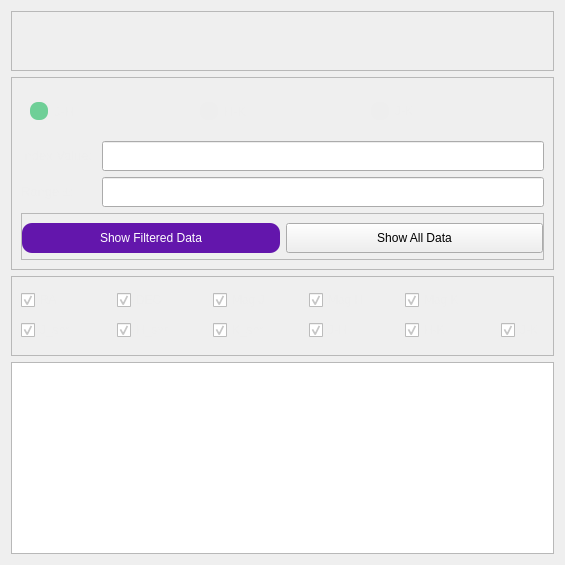
      <widget class="QWidget" name="irsa_page">
       <layout class="QGridLayout" name="gridLayout_4">
        <item row="0" column="0">
         <widget class="QFrame" name="frame_7">
          <property name="minimumSize">
           <size>
            <width>0</width>
            <height>60</height>
           </size>
          </property>
          <property name="maximumSize">
           <size>
            <width>16777215</width>
            <height>80</height>
           </size>
          </property>
          <property name="frameShape">
           <enum>QFrame::StyledPanel</enum>
          </property>
          <property name="frameShadow">
           <enum>QFrame::Raised</enum>
          </property>
          <layout class="QGridLayout" name="gridLayout_12">
           <item row="0" column="0">
            <widget class="QLabel" name="irsalabel">
             <property name="minimumSize">
              <size>
               <width>90</width>
               <height>40</height>
              </size>
             </property>
             <property name="maximumSize">
              <size>
               <width>90</width>
               <height>40</height>
              </size>
             </property>
             <property name="text">
              <string/>
             </property>
             <property name="pixmap">
              <pixmap resource="../icon.qrc">:/icon/icon/irsa.png</pixmap>
             </property>
             <property name="scaledContents">
              <bool>true</bool>
             </property>
            </widget>
           </item>
           <item row="0" column="1">
            <widget class="QLabel" name="twomasslabel">
             <property name="minimumSize">
              <size>
               <width>90</width>
               <height>40</height>
              </size>
             </property>
             <property name="maximumSize">
              <size>
               <width>90</width>
               <height>40</height>
              </size>
             </property>
             <property name="text">
              <string/>
             </property>
             <property name="pixmap">
              <pixmap resource="../icon.qrc">:/icon/icon/2mass.png</pixmap>
             </property>
             <property name="scaledContents">
              <bool>true</bool>
             </property>
            </widget>
           </item>
          </layout>
         </widget>
        </item>
        <item row="1" column="0">
         <widget class="QFrame" name="frame_10">
          <property name="styleSheet">
           <string notr="true"/>
          </property>
          <property name="frameShape">
           <enum>QFrame::StyledPanel</enum>
          </property>
          <property name="frameShadow">
           <enum>QFrame::Raised</enum>
          </property>
          <layout class="QGridLayout" name="gridLayout_15">
           <item row="2" column="0">
            <widget class="QLabel" name="tmass_rangelabel">
             <property name="minimumSize">
              <size>
               <width>75</width>
               <height>0</height>
              </size>
             </property>
             <property name="maximumSize">
              <size>
               <width>75</width>
               <height>16777215</height>
              </size>
             </property>
             <property name="font">
              <font>
               <family>Segoe UI</family>
               <pointsize>10</pointsize>
              </font>
             </property>
             <property name="text">
              <string>&lt;html&gt;&lt;head/&gt;&lt;body&gt;&lt;p&gt;&lt;span style=&quot; color:#eeeeee;&quot;&gt;Range ±: &lt;/span&gt;&lt;/p&gt;&lt;/body&gt;&lt;/html&gt;</string>
             </property>
            </widget>
           </item>
           <item row="1" column="1">
            <widget class="QLineEdit" name="tmass_index_lineEdit">
             <property name="minimumSize">
              <size>
               <width>0</width>
               <height>30</height>
              </size>
             </property>
             <property name="maximumSize">
              <size>
               <width>16777215</width>
               <height>30</height>
              </size>
             </property>
             <property name="font">
              <font>
               <family>Arial</family>
               <pointsize>11</pointsize>
              </font>
             </property>
             <property name="clearButtonEnabled">
              <bool>true</bool>
             </property>
            </widget>
           </item>
           <item row="0" column="0" colspan="2">
            <widget class="QWidget" name="indexwidget_2" native="true">
             <property name="minimumSize">
              <size>
               <width>0</width>
               <height>40</height>
              </size>
             </property>
             <property name="styleSheet">
              <string notr="true">QRadioButton{
color: #eeeeee;
}

QRadioButton::indicator {
width: 18px;
height: 18px;
border-radius:8px;
}

QRadioButton::indicator::unchecked
{
   background-color: #eeeeee;
}
QRadioButton::indicator:unchecked:hover
{
    background-color: #6316AC;
}
QRadioButton::indicator::checked 
{
   background-color: #6fcf97;
}

QRadioButton::indicator:checked:pressed 
{
   background-color: #7e31b5;
}

QRadioButton::indicator:unchecked:pressed 
{
   background-color: #7e31b5;
}</string>
             </property>
             <layout class="QHBoxLayout" name="horizontalLayout_3">
              <item>
               <widget class="QRadioButton" name="tmass_jh_radioButton">
                <property name="minimumSize">
                 <size>
                  <width>0</width>
                  <height>30</height>
                 </size>
                </property>
                <property name="font">
                 <font>
                  <family>Segoe UI</family>
                  <pointsize>10</pointsize>
                 </font>
                </property>
                <property name="text">
                 <string>J-H</string>
                </property>
                <property name="checked">
                 <bool>true</bool>
                </property>
               </widget>
              </item>
              <item>
               <widget class="QRadioButton" name="tmass_hk_radioButton">
                <property name="minimumSize">
                 <size>
                  <width>0</width>
                  <height>30</height>
                 </size>
                </property>
                <property name="font">
                 <font>
                  <family>Segoe UI</family>
                  <pointsize>10</pointsize>
                 </font>
                </property>
                <property name="text">
                 <string>H-K</string>
                </property>
                <property name="checked">
                 <bool>false</bool>
                </property>
               </widget>
              </item>
              <item>
               <widget class="QRadioButton" name="tmass_jk_radioButton">
                <property name="text">
                 <string>J-K</string>
                </property>
               </widget>
              </item>
             </layout>
            </widget>
           </item>
           <item row="4" column="0" colspan="2">
            <widget class="QFrame" name="frame_11">
             <property name="minimumSize">
              <size>
               <width>0</width>
               <height>30</height>
              </size>
             </property>
             <property name="frameShape">
              <enum>QFrame::StyledPanel</enum>
             </property>
             <property name="frameShadow">
              <enum>QFrame::Raised</enum>
             </property>
             <layout class="QGridLayout" name="gridLayout_16">
              <property name="leftMargin">
               <number>0</number>
              </property>
              <property name="topMargin">
               <number>9</number>
              </property>
              <property name="rightMargin">
               <number>0</number>
              </property>
              <property name="bottomMargin">
               <number>6</number>
              </property>
              <item row="0" column="1">
               <widget class="QPushButton" name="tmass_showallBtn">
                <property name="minimumSize">
                 <size>
                  <width>0</width>
                  <height>30</height>
                 </size>
                </property>
                <property name="maximumSize">
                 <size>
                  <width>16777215</width>
                  <height>30</height>
                 </size>
                </property>
                <property name="text">
                 <string>Show All Data</string>
                </property>
                <property name="icon">
                 <iconset resource="../icon.qrc">
                  <normaloff>:/icon/icon/index.svg</normaloff>:/icon/icon/index.svg</iconset>
                </property>
               </widget>
              </item>
              <item row="0" column="0">
               <widget class="QPushButton" name="tmass_showBtn">
                <property name="minimumSize">
                 <size>
                  <width>0</width>
                  <height>30</height>
                 </size>
                </property>
                <property name="maximumSize">
                 <size>
                  <width>16777215</width>
                  <height>30</height>
                 </size>
                </property>
                <property name="styleSheet">
                 <string notr="true">QPushButton{
background-color:  #6316AC;
border-radius: 10px;
	color: rgb(255, 255, 255);
}
QPushButton:hover {
background-color: #765cde;
}
    
QPushButton:pressed {
    background-color: #7e31b5;
}</string>
                </property>
                <property name="text">
                 <string>Show Filtered Data</string>
                </property>
                <property name="icon">
                 <iconset resource="../icon.qrc">
                  <normaloff>:/icon/icon/index.svg</normaloff>:/icon/icon/index.svg</iconset>
                </property>
                <property name="autoDefault">
                 <bool>true</bool>
                </property>
               </widget>
              </item>
             </layout>
            </widget>
           </item>
           <item row="2" column="1">
            <widget class="QLineEdit" name="tmass_range_lineEdit">
             <property name="minimumSize">
              <size>
               <width>0</width>
               <height>30</height>
              </size>
             </property>
             <property name="maximumSize">
              <size>
               <width>16777215</width>
               <height>30</height>
              </size>
             </property>
             <property name="font">
              <font>
               <family>Arial</family>
               <pointsize>11</pointsize>
              </font>
             </property>
             <property name="clearButtonEnabled">
              <bool>true</bool>
             </property>
            </widget>
           </item>
           <item row="1" column="0">
            <widget class="QLabel" name="tmass_indexlabel">
             <property name="minimumSize">
              <size>
               <width>75</width>
               <height>0</height>
              </size>
             </property>
             <property name="maximumSize">
              <size>
               <width>75</width>
               <height>16777215</height>
              </size>
             </property>
             <property name="font">
              <font>
               <family>Segoe UI</family>
               <pointsize>10</pointsize>
              </font>
             </property>
             <property name="text">
              <string>&lt;html&gt;&lt;head/&gt;&lt;body&gt;&lt;p&gt;&lt;span style=&quot; color:#eeeeee;&quot;&gt;Index Value: &lt;/span&gt;&lt;/p&gt;&lt;/body&gt;&lt;/html&gt;</string>
             </property>
            </widget>
           </item>
          </layout>
         </widget>
        </item>
        <item row="2" column="0">
         <widget class="QFrame" name="frame_12">
          <property name="minimumSize">
           <size>
            <width>0</width>
            <height>80</height>
           </size>
          </property>
          <property name="styleSheet">
           <string notr="true">QCheckBox{
color: #eeeeee;
}</string>
          </property>
          <property name="frameShape">
           <enum>QFrame::StyledPanel</enum>
          </property>
          <property name="frameShadow">
           <enum>QFrame::Raised</enum>
          </property>
          <layout class="QGridLayout" name="gridLayout_17">
           <item row="0" column="0">
            <widget class="QCheckBox" name="tmass_ra_checkBox">
             <property name="minimumSize">
              <size>
               <width>90</width>
               <height>0</height>
              </size>
             </property>
             <property name="maximumSize">
              <size>
               <width>90</width>
               <height>16777215</height>
              </size>
             </property>
             <property name="styleSheet">
              <string notr="true"/>
             </property>
             <property name="text">
              <string>RA</string>
             </property>
             <property name="checked">
              <bool>true</bool>
             </property>
            </widget>
           </item>
           <item row="0" column="1">
            <widget class="QCheckBox" name="tmass_dec_checkBox">
             <property name="minimumSize">
              <size>
               <width>90</width>
               <height>0</height>
              </size>
             </property>
             <property name="maximumSize">
              <size>
               <width>90</width>
               <height>16777215</height>
              </size>
             </property>
             <property name="styleSheet">
              <string notr="true"/>
             </property>
             <property name="text">
              <string>DEC</string>
             </property>
             <property name="checked">
              <bool>true</bool>
             </property>
            </widget>
           </item>
           <item row="0" column="2">
            <widget class="QCheckBox" name="tmass_magj_checkBox">
             <property name="minimumSize">
              <size>
               <width>90</width>
               <height>0</height>
              </size>
             </property>
             <property name="maximumSize">
              <size>
               <width>90</width>
               <height>16777215</height>
              </size>
             </property>
             <property name="styleSheet">
              <string notr="true"/>
             </property>
             <property name="text">
              <string>Mag J</string>
             </property>
             <property name="checked">
              <bool>true</bool>
             </property>
            </widget>
           </item>
           <item row="0" column="3">
            <widget class="QCheckBox" name="tmass_magh_checkBox">
             <property name="minimumSize">
              <size>
               <width>90</width>
               <height>0</height>
              </size>
             </property>
             <property name="maximumSize">
              <size>
               <width>90</width>
               <height>16777215</height>
              </size>
             </property>
             <property name="styleSheet">
              <string notr="true"/>
             </property>
             <property name="text">
              <string>Mag H</string>
             </property>
             <property name="checked">
              <bool>true</bool>
             </property>
            </widget>
           </item>
           <item row="0" column="4">
            <widget class="QCheckBox" name="tmass_magk_checkBox">
             <property name="minimumSize">
              <size>
               <width>90</width>
               <height>0</height>
              </size>
             </property>
             <property name="maximumSize">
              <size>
               <width>90</width>
               <height>16777215</height>
              </size>
             </property>
             <property name="styleSheet">
              <string notr="true"/>
             </property>
             <property name="text">
              <string>Mag K</string>
             </property>
             <property name="checked">
              <bool>true</bool>
             </property>
            </widget>
           </item>
           <item row="1" column="0">
            <widget class="QCheckBox" name="tmass_jsnr_checkBox">
             <property name="minimumSize">
              <size>
               <width>90</width>
               <height>0</height>
              </size>
             </property>
             <property name="maximumSize">
              <size>
               <width>90</width>
               <height>16777215</height>
              </size>
             </property>
             <property name="styleSheet">
              <string notr="true"/>
             </property>
             <property name="text">
              <string>J_snr</string>
             </property>
             <property name="checked">
              <bool>true</bool>
             </property>
            </widget>
           </item>
           <item row="1" column="1">
            <widget class="QCheckBox" name="tmass_hsnr_checkBox">
             <property name="minimumSize">
              <size>
               <width>90</width>
               <height>0</height>
              </size>
             </property>
             <property name="maximumSize">
              <size>
               <width>90</width>
               <height>16777215</height>
              </size>
             </property>
             <property name="styleSheet">
              <string notr="true"/>
             </property>
             <property name="text">
              <string>H_snr</string>
             </property>
             <property name="checked">
              <bool>true</bool>
             </property>
            </widget>
           </item>
           <item row="1" column="2">
            <widget class="QCheckBox" name="tmass_ksnr_checkBox">
             <property name="minimumSize">
              <size>
               <width>90</width>
               <height>0</height>
              </size>
             </property>
             <property name="maximumSize">
              <size>
               <width>90</width>
               <height>16777215</height>
              </size>
             </property>
             <property name="styleSheet">
              <string notr="true"/>
             </property>
             <property name="text">
              <string>K_snr</string>
             </property>
             <property name="checked">
              <bool>true</bool>
             </property>
            </widget>
           </item>
           <item row="1" column="3">
            <widget class="QCheckBox" name="tmass_jh_checkBox">
             <property name="minimumSize">
              <size>
               <width>90</width>
               <height>0</height>
              </size>
             </property>
             <property name="maximumSize">
              <size>
               <width>90</width>
               <height>16777215</height>
              </size>
             </property>
             <property name="styleSheet">
              <string notr="true"/>
             </property>
             <property name="text">
              <string>J-H</string>
             </property>
             <property name="checked">
              <bool>true</bool>
             </property>
            </widget>
           </item>
           <item row="1" column="4">
            <widget class="QCheckBox" name="tmass_hk_checkBox">
             <property name="minimumSize">
              <size>
               <width>90</width>
               <height>0</height>
              </size>
             </property>
             <property name="maximumSize">
              <size>
               <width>90</width>
               <height>16777215</height>
              </size>
             </property>
             <property name="styleSheet">
              <string notr="true"/>
             </property>
             <property name="text">
              <string>H-K</string>
             </property>
             <property name="checked">
              <bool>true</bool>
             </property>
            </widget>
           </item>
           <item row="1" column="5">
            <widget class="QCheckBox" name="tmass_jk_checkBox">
             <property name="text">
              <string>J-K</string>
             </property>
             <property name="checked">
              <bool>true</bool>
             </property>
            </widget>
           </item>
          </layout>
         </widget>
        </item>
        <item row="3" column="0">
         <widget class="QTableWidget" name="irsa_tableWidget">
          <property name="editTriggers">
           <set>QAbstractItemView::NoEditTriggers</set>
          </property>
         </widget>
        </item>
       </layout>
      </widget>
